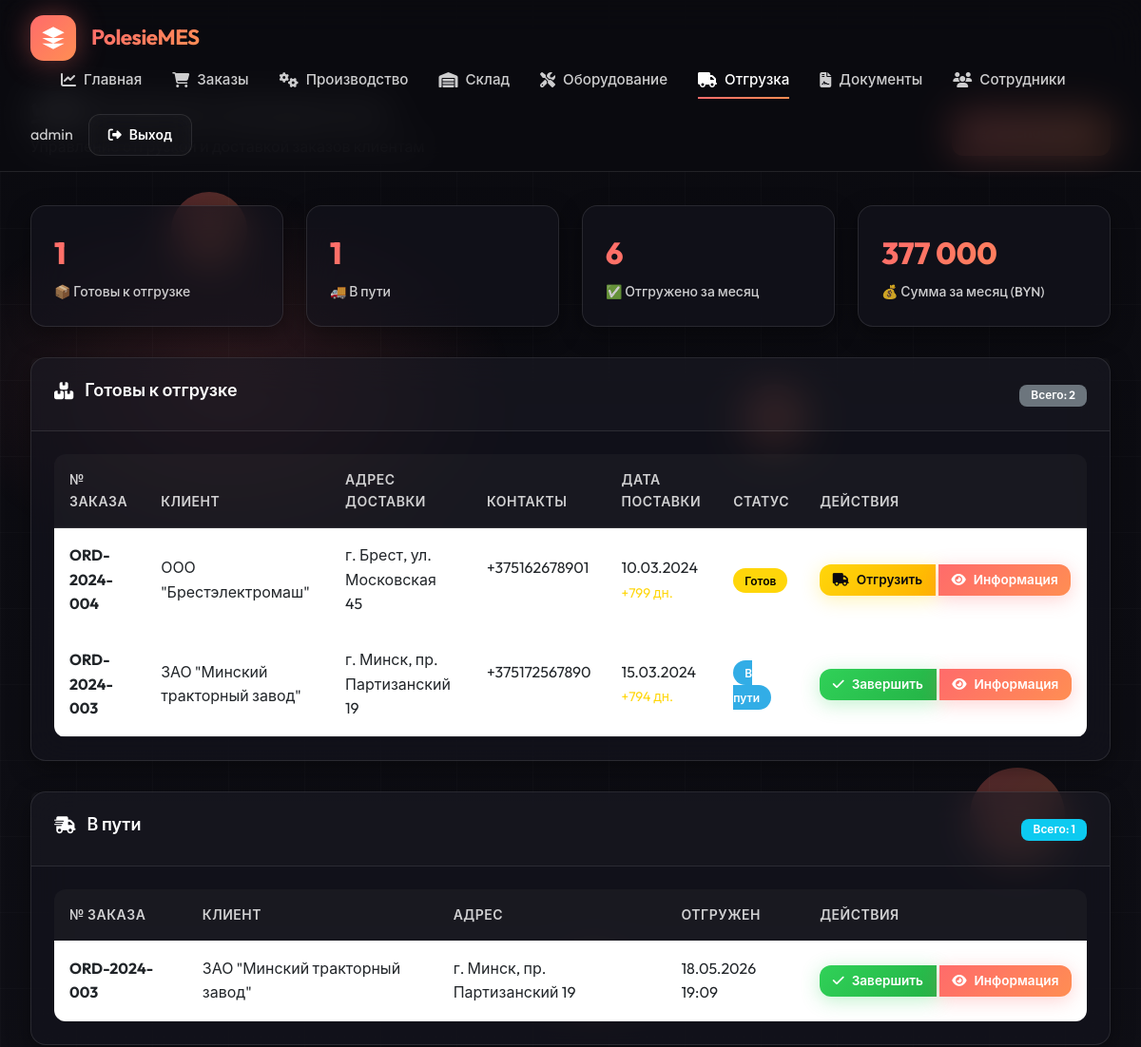
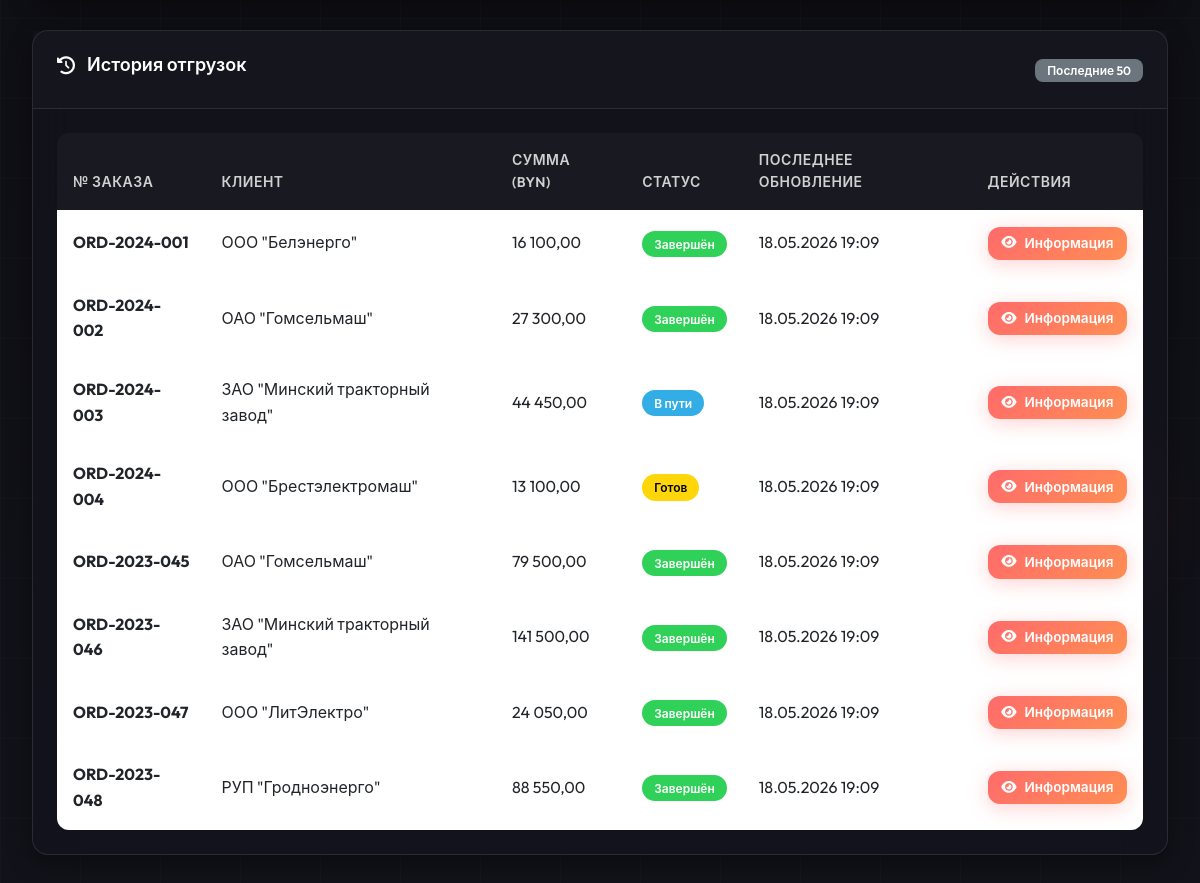
The page /modules/shipment/index.php (signed in) on the database as committed earlier (2 pictures, top to bottom).
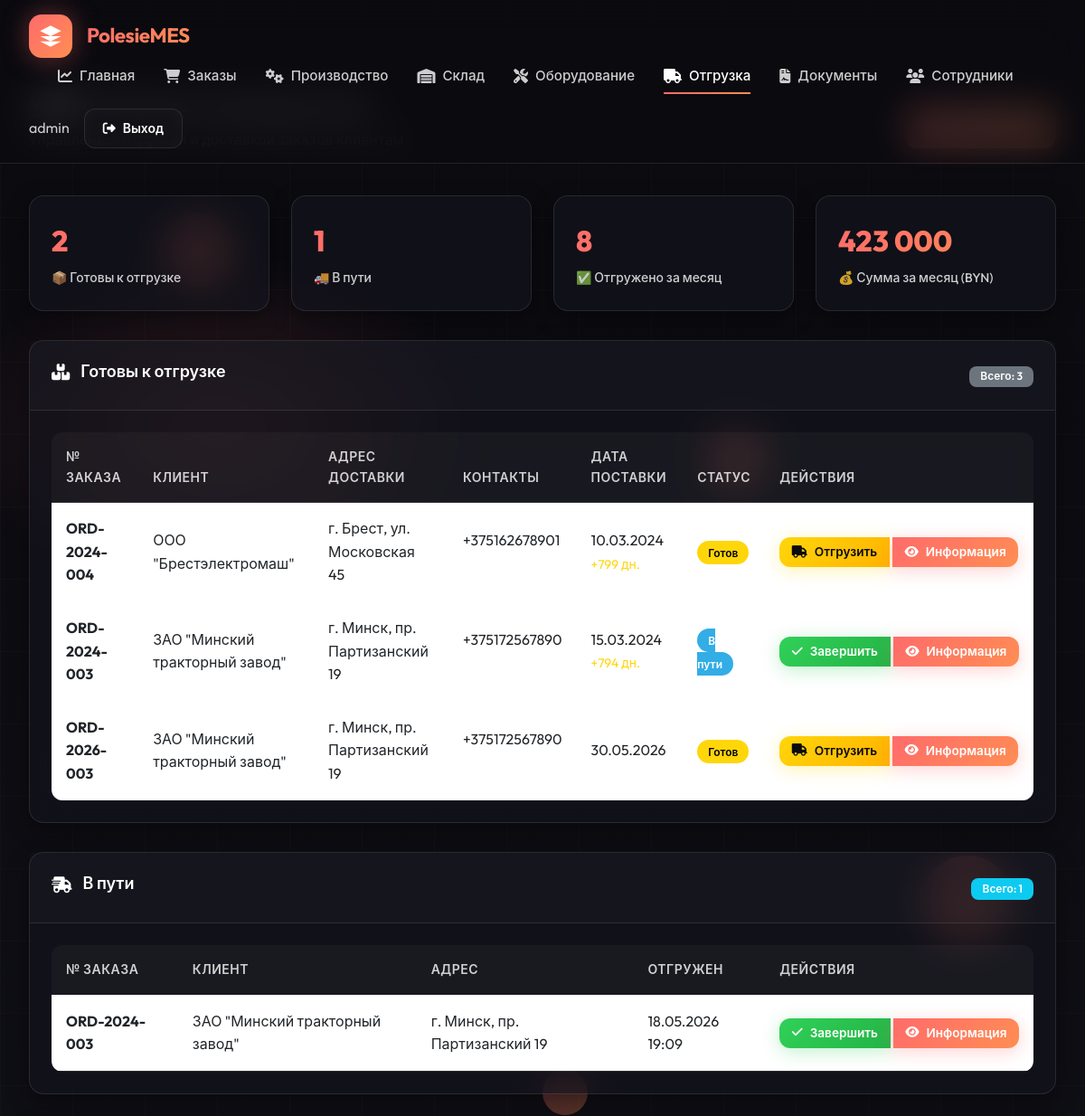
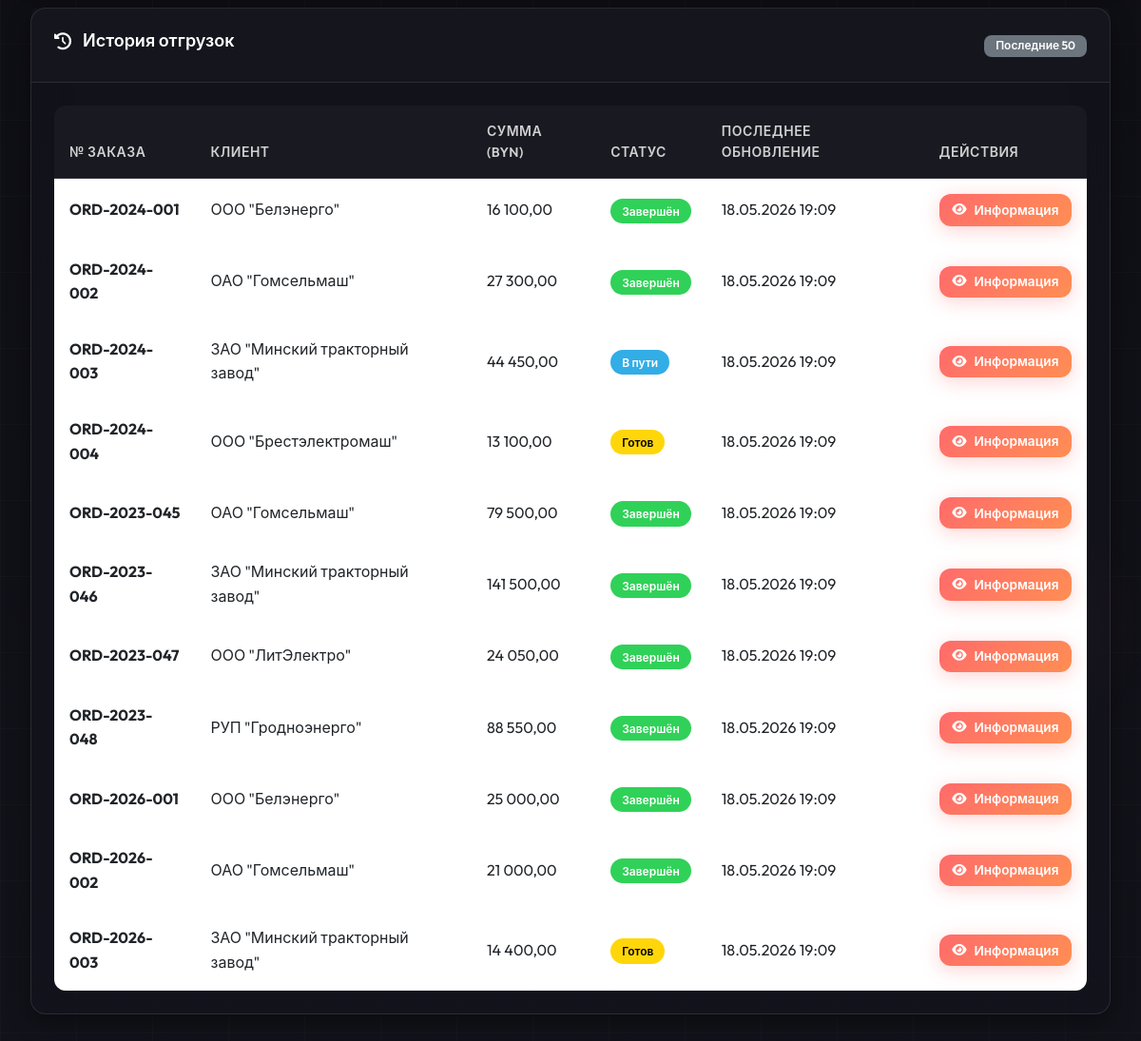
The same page on the database as committed later (2 pictures, top to bottom).
### tables this page shows
CREATE TABLE orders (
    id INT AUTO_INCREMENT PRIMARY KEY,
    order_number VARCHAR(50) UNIQUE NOT NULL,
    customer_id INT NOT NULL,
    order_date DATE NOT NULL,
    delivery_date DATE,
    priority ENUM('low', 'normal', 'high', 'urgent') DEFAULT 'normal',
    status ENUM('new', 'confirmed', 'in_production', 'quality_check', 'ready', 'shipped', 'completed', 'cancelled') DEFAULT 'new',
    items_json JSON,
    total_amount DECIMAL(15,2),
    currency VARCHAR(3) DEFAULT 'BYN',
    notes TEXT,
    manager_id INT,
     
    tracking_number VARCHAR(100),
    carrier VARCHAR(200),
    driver_name VARCHAR(200),
    vehicle_number VARCHAR(50),
    shipped_at DATETIME,
    received_at DATETIME,
    completion_notes TEXT,
    created_at TIMESTAMP DEFAULT CURRENT_TIMESTAMP,
    updated_at TIMESTAMP DEFAULT CURRENT_TIMESTAMP ON UPDATE CURRENT_TIMESTAMP,
    FOREIGN KEY (customer_id) REFERENCES partners(id),
    FOREIGN KEY (manager_id) REFERENCES staff(id),
    INDEX idx_order_number (order_number),
    INDEX idx_status (status)
);

CREATE TABLE partners (
    id INT AUTO_INCREMENT PRIMARY KEY,
    partner_type ENUM('customer', 'supplier', 'both') DEFAULT 'customer',
    name VARCHAR(200) NOT NULL,
    inn VARCHAR(20),
    kpp VARCHAR(20),
    address TEXT,
    phone VARCHAR(20),
    email VARCHAR(100),
    contact_person VARCHAR(100),
    country VARCHAR(50) DEFAULT 'Беларусь',
    status ENUM('active', 'inactive') DEFAULT 'active',
    created_at TIMESTAMP DEFAULT CURRENT_TIMESTAMP,
    INDEX idx_partner_type (partner_type)
);

### includes/helpers.php (called while the page is built, shortened)
<?php
function e($string) {
    return htmlspecialchars($string ?? '', ENT_QUOTES, 'UTF-8');
}

### modules/shipment/index.php (the view, shortened to what the changed rows need)
<?php
require_once __DIR__ . '/../../includes/helpers.php';
$db = getDB();
$stmt = $db->query("
    SELECT o.*, c.name as customer_name, c.inn, c.address, c.phone as customer_phone, c.email,
           s.first_name as manager_first_name, s.last_name as manager_last_name,
           DATEDIFF(NOW(), o.delivery_date) as days_since_delivery
    FROM orders o
    LEFT JOIN partners c ON o.customer_id = c.id
    LEFT JOIN staff s ON o.manager_id = s.id
    WHERE o.status IN ('ready', 'shipped')
    ORDER BY o.delivery_date ASC
");
$shipmentOrders = $stmt->fetchAll();
$stmt = $db->query("
    SELECT
        status,
        COUNT(*) as count,
        COALESCE(SUM(total_amount), 0) as total_amount
    FROM orders
    WHERE status IN ('ready', 'shipped', 'completed')
    GROUP BY status
");
$shipmentStats = [];
while ($row = $stmt->fetch()) {
    $shipmentStats[$row['status']] = $row;
}
$stmt = $db->query("
    SELECT COUNT(*) as completed_count, COALESCE(SUM(total_amount), 0) as total_amount
    FROM orders
    WHERE status = 'completed'
    AND MONTH(updated_at) = MONTH(CURRENT_DATE())
    AND YEAR(updated_at) = YEAR(CURRENT_DATE())
");
$monthlyStats = $stmt->fetch();
$stmt = $db->query("
    SELECT o.*, c.name as customer_name,
           DATE_FORMAT(o.updated_at, '%d.%m.%Y %H:%i') as last_update
    FROM orders o
    LEFT JOIN partners c ON o.customer_id = c.id
    WHERE o.status IN ('ready', 'shipped', 'completed')
    ORDER BY o.updated_at DESC
    LIMIT 50
");
$shipmentHistory = $stmt->fetchAll();
$stmt = $db->query("
    SELECT o.*, c.name as customer_name, c.address,
           DATE_FORMAT(o.updated_at, '%d.%m.%Y %H:%i') as shipped_date
    FROM orders o
    LEFT JOIN partners c ON o.customer_id = c.id
    WHERE o.status = 'shipped'
    ORDER BY o.updated_at DESC
");
$shippedOrders = $stmt->fetchAll();
?>
<!DOCTYPE html>
<html lang="ru">
<head>
    <link href="https://cdn.jsdelivr.net/npm/bootstrap@5.3.0/dist/css/bootstrap.min.css" rel="stylesheet">
    <link href="https://cdnjs.cloudflare.com/ajax/libs/font-awesome/6.4.0/css/all.min.css" rel="stylesheet">
    <link rel="stylesheet" href="<?= APP_URL ?>/assets/css/common-style.css">
</head>
<body>
    <div class="particles-container">
        <div class="particle"></div>
        <div class="particle"></div>
        <div class="particle"></div>
        <div class="particle"></div>
    </div>
    <div class="main-content">
        <div class="page-header">
            <div class="page-title">
                <h1><i class="fas fa-truck-loading"></i> Отгрузка продукции</h1>
            </div>
        </div>
        <div class="stats-grid">
            <div class="stat-card">
                <div class="stat-value" style="color: #ffd60a;"><?= $shipmentStats['ready']['count'] ?? 0 ?></div>
                <div class="stat-label">📦 Готовы к отгрузке</div>
            </div>
            <div class="stat-card">
                <div class="stat-value" style="color: #30d158;"><?= $monthlyStats['completed_count'] ?? 0 ?></div>
                <div class="stat-label">✅ Отгружено за месяц</div>
            </div>
            <div class="stat-card">
                <div class="stat-value" style="color: var(--primary-gradient-start);"><?= number_format((float)($monthlyStats['total_amount'] ?? 0), 0, ',', ' ') ?></div>
                <div class="stat-label">💰 Сумма за месяц (BYN)</div>
            </div>
        </div>
        <div class="card">
            <div class="card-header">
                <div class="card-stats">
                    <span class="badge bg-secondary">Всего: <?= count($shipmentOrders) ?></span>
                </div>
            </div>
            <div class="card-body">
                <?php if (empty($shipmentOrders)): ?>
                <div class="empty-state">
                    <i class="fas fa-inbox"></i>
                    <p>Нет заказов, готовых к отгрузке</p>
                </div>
                <?php else: ?>
                <div class="table-responsive">
                    <table class="table">
                        <thead>
                            <tr>
                                <th>№ заказа</th>
                                <th>Клиент</th>
                                <th>Адрес доставки</th>
                                <th>Контакты</th>
                                <th>Дата поставки</th>
                                <th>Статус</th>
                                <th>Действия</th>
                            </tr>
                        </thead>
                        <tbody>
                            <?php foreach ($shipmentOrders as $order): ?>
                            <tr>
                                <td><strong><?= e($order['order_number']) ?></strong></td>
                                <td><?= e($order['customer_name']) ?></td>
                                <td><?= e($order['address']) ?></td>
                                <td>
                                    <?= e($order['customer_phone']) ?><br>
                                    <small style="color: var(--text-secondary);"><?= e($order['email']) ?></small>
                                </td>
                                <td>
                                    <?= date('d.m.Y', strtotime($order['delivery_date'])) ?>
                                    <?php if ($order['days_since_delivery'] > 0): ?>
                                        <br><small style="color: var(--warning-color);">+<?= $order['days_since_delivery'] ?> дн.</small>
                                    <?php endif; ?>
                                </td>
                                <td>
                                    <span class="status-badge status-<?= e($order['status']) ?>">
                                        <?php
                                        $statusNames = ['ready' => 'Готов', 'shipped' => 'В пути', 'completed' => 'Завершён', 'cancelled' => 'Отменён'];
                                        echo $statusNames[$order['status']] ?? $order['status'];
                                        ?>
                                    </span>
                                </td>
                                <td>
                                    <div class="btn-group btn-group-sm">
                                        <?php if ($order['status'] == 'ready'): ?>
                                        <button class="btn btn-warning btn-sm" onclick="showShipModal(<?= $order['id'] ?>, '<?= e($order['order_number']) ?>', '<?= e($order['customer_name']) ?>')">
                                            <i class="fas fa-truck"></i> Отгрузить
                                        </button>
                                        <?php elseif ($order['status'] == 'shipped'): ?>
                                        <button class="btn btn-success btn-sm" onclick="showCompleteModal(<?= $order['id'] ?>, '<?= e($order['order_number']) ?>')">
                                            <i class="fas fa-check"></i> Завершить
                                        </button>
                                        <?php endif; ?>
                                        <a href="order_details.php?order_id=<?= $order['id'] ?>" class="btn btn-primary btn-sm" title="Просмотр полной информации о заказе">
                                            <i class="fas fa-eye"></i> Информация
                                        </a>
                                    </div>
                                </td>
                            </tr>
                            <?php endforeach; ?>
                        </tbody>
                    </table>
                </div>
                <?php endif; ?>
            </div>
        </div>
        <?php if (!empty($shippedOrders)): ?>
        <div class="card">
            <div class="card-body">
                <div class="table-responsive">
                    <table class="table">
                        <thead>
                            <tr>
                                <th>№ заказа</th>
                                <th>Клиент</th>
                                <th>Адрес</th>
                                <th>Отгружен</th>
                                <th>Действия</th>
                            </tr>
                        </thead>
                        <tbody>
                            <?php foreach ($shippedOrders as $order): ?>
                            <tr>
                                <td><strong><?= e($order['order_number']) ?></strong></td>
                                <td><?= e($order['customer_name']) ?></td>
                                <td><?= e($order['address']) ?></td>
                                <td><?= e($order['shipped_date']) ?></td>
                                <td>
                                    <div class="btn-group btn-group-sm">
                                        <button class="btn btn-success btn-sm" onclick="showCompleteModal(<?= $order['id'] ?>, '<?= e($order['order_number']) ?>')">
                                            <i class="fas fa-check"></i> Завершить
                                        </button>
                                        <a href="order_details.php?order_id=<?= $order['id'] ?>" class="btn btn-primary btn-sm" title="Просмотр полной информации о заказе">
                                            <i class="fas fa-eye"></i> Информация
                                        </a>
                                    </div>
                                </td>
                            </tr>
                            <?php endforeach; ?>
                        </tbody>
                    </table>
                </div>
            </div>
        </div>
        <?php endif; ?>
        <div class="card">
            <div class="card-body">
                <div class="table-responsive">
                    <table class="table">
                        <thead>
                            <tr>
                                <th>№ заказа</th>
                                <th>Клиент</th>
                                <th>Сумма (BYN)</th>
                                <th>Статус</th>
                                <th>Последнее обновление</th>
                                <th>Действия</th>
                            </tr>
                        </thead>
                        <tbody>
                            <?php foreach ($shipmentHistory as $order): ?>
                            <tr>
                                <td><strong><?= e($order['order_number']) ?></strong></td>
                                <td><?= e($order['customer_name']) ?></td>
                                <td><?= number_format((float)($order['total_amount'] ?? 0), 2, ',', ' ') ?></td>
                                <td>
                                    <span class="status-badge status-<?= e($order['status']) ?>">
                                        <?php
                                        $statusNames = ['ready' => 'Готов', 'shipped' => 'В пути', 'completed' => 'Завершён', 'cancelled' => 'Отменён'];
                                        echo $statusNames[$order['status']] ?? $order['status'];
                                        ?>
                                    </span>
                                </td>
                                <td><?= e($order['last_update']) ?></td>
                                <td>
                                    <a href="order_details.php?order_id=<?= $order['id'] ?>" class="btn btn-primary btn-sm" title="Просмотр полной информации о заказе">
                                        <i class="fas fa-eye"></i> Информация
                                    </a>
                                </td>
                            </tr>
                            <?php endforeach; ?>
                        </tbody>
                    </table>
                </div>
            </div>
        </div>
    </div>
</body>
</html>

Rows that differ between the two databases and show on the page:
added orders: order_number "ORD-2026-003", customer.name "ЗАО \"Минский тракторный завод\"", customer.address "г. Минск, пр. Партизанский 19", customer.phone "+375172567890", delivery_date "30.05.2026", status "Готов", total_amount "14 400,00", last_update "18.05.2026 19:09"
added orders: order_number "ORD-2026-001", customer.name "ООО \"Белэнерго\"", total_amount "25 000,00", status "Завершён", last_update "18.05.2026 19:09"
added orders: order_number "ORD-2026-002", customer.name "ОАО \"Гомсельмаш\"", total_amount "21 000,00", status "Завершён", last_update "18.05.2026 19:09"
Other text that changed with them:
$shipmentStats['ready']['count']: "1" → "2"
$monthlyStats['completed_count']: "6" → "8"
$monthlyStats['total_amount']: "377 000" → "423 000"
count($shipmentOrders): "2" → "3"
